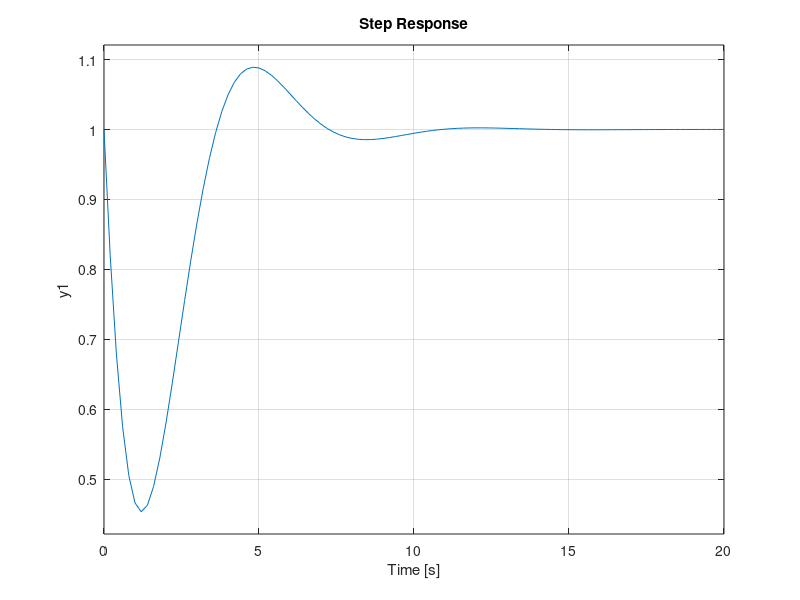

Write the MATLAB code that produced this figure. (Note: this script raises an error after producing the figure.)
%The command tf() creates continuous or discrete time transfer functions
%in the frequency domain
%tf(numerator Vector, denominator Vector)

tf([1 0 1],[1 1 1])
H = tf([4 0 1 3 4],[5 0 9])

%feedback() calculates the transfer function equivalent to the feedback 
%of a transfer function by another
%feddback(main function, feedback function)

X = tf([1 0 1],[1 1 1])
F = feedback(X, 1)

figure(1)
%step(tf) plots the unit step response of a transfer function
step(X)
%stepinfo() provides features to the step response
stepinfo(X)
axis([0 10 -0.5 1.5]);

figure(2)
%lsim(tf, input vector, time vector)plots the response to a generic input 
%signal of a transfer function
H = tf([2],[1 2 1])
[u, t] = gensig('square', 2, 10, 0.01);
lsim(H, u, t)
axis([0 10 -0.5 1.5]);